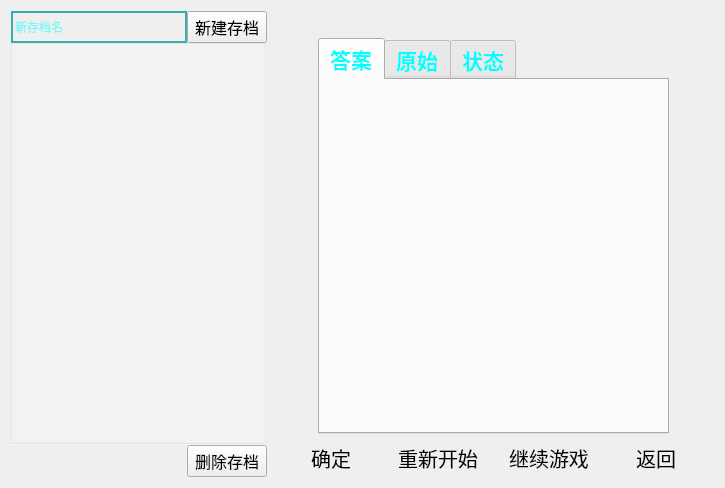
<?xml version="1.0" encoding="UTF-8"?>
<ui version="4.0">
 <class>SavesBrowserWidget</class>
 <widget class="QWidget" name="SavesBrowserWidget">
  <property name="geometry">
   <rect>
    <x>0</x>
    <y>0</y>
    <width>725</width>
    <height>488</height>
   </rect>
  </property>
  <property name="windowTitle">
   <string>SavesBrowserWidget</string>
  </property>
  <layout class="QHBoxLayout" name="horizontalLayout_5" stretch="0,1">
   <item>
    <layout class="QVBoxLayout" name="verticalLayout_2">
     <property name="spacing">
      <number>0</number>
     </property>
     <item>
      <layout class="QHBoxLayout" name="horizontalLayout">
       <item>
        <widget class="QLineEdit" name="lineEdit">
         <property name="sizePolicy">
          <sizepolicy hsizetype="Expanding" vsizetype="Minimum">
           <horstretch>0</horstretch>
           <verstretch>0</verstretch>
          </sizepolicy>
         </property>
         <property name="font">
          <font>
           <family>Arial Black</family>
          </font>
         </property>
         <property name="styleSheet">
          <string notr="true">background-color: rgba(255, 255, 255, 0);
border: 2px solid #39acac;
color: rgb(0, 255, 255);</string>
         </property>
         <property name="inputMask">
          <string/>
         </property>
         <property name="placeholderText">
          <string>新存档名</string>
         </property>
        </widget>
       </item>
       <item>
        <widget class="GameButton" name="btnNewSave">
         <property name="font">
          <font>
           <family>Arial Black</family>
           <pointsize>12</pointsize>
          </font>
         </property>
         <property name="text">
          <string>新建存档</string>
         </property>
         <property name="flat">
          <bool>false</bool>
         </property>
        </widget>
       </item>
      </layout>
     </item>
     <item>
      <widget class="QListView" name="filesView">
       <property name="sizePolicy">
        <sizepolicy hsizetype="Minimum" vsizetype="Expanding">
         <horstretch>0</horstretch>
         <verstretch>0</verstretch>
        </sizepolicy>
       </property>
       <property name="font">
        <font>
         <family>Arial Black</family>
         <pointsize>13</pointsize>
         <italic>false</italic>
         <bold>true</bold>
        </font>
       </property>
       <property name="autoFillBackground">
        <bool>false</bool>
       </property>
       <property name="styleSheet">
        <string notr="true">background-color: rgba(255, 255, 255, 50);
font: 900 13pt &quot;Arial Black&quot;;
color: rgb(0, 255, 255);</string>
       </property>
       <property name="frameShape">
        <enum>QFrame::Box</enum>
       </property>
      </widget>
     </item>
     <item>
      <layout class="QHBoxLayout" name="horizontalLayout_4">
       <item>
        <spacer name="horizontalSpacer_5">
         <property name="orientation">
          <enum>Qt::Horizontal</enum>
         </property>
         <property name="sizeHint" stdset="0">
          <size>
           <width>40</width>
           <height>20</height>
          </size>
         </property>
        </spacer>
       </item>
       <item>
        <widget class="GameButton" name="btnDeleteSave">
         <property name="font">
          <font>
           <family>Arial Black</family>
           <pointsize>12</pointsize>
          </font>
         </property>
         <property name="text">
          <string>删除存档</string>
         </property>
         <property name="flat">
          <bool>false</bool>
         </property>
        </widget>
       </item>
      </layout>
     </item>
    </layout>
   </item>
   <item>
    <widget class="QWidget" name="widget" native="true">
     <layout class="QVBoxLayout" name="verticalLayout">
      <property name="spacing">
       <number>5</number>
      </property>
      <property name="leftMargin">
       <number>0</number>
      </property>
      <property name="topMargin">
       <number>0</number>
      </property>
      <property name="rightMargin">
       <number>0</number>
      </property>
      <property name="bottomMargin">
       <number>0</number>
      </property>
      <item>
       <layout class="QHBoxLayout" name="horizontalLayout_6" stretch="1,0,1">
        <item>
         <widget class="QLabel" name="labelPlayDateTime">
          <property name="font">
           <font>
            <family>Arial Black</family>
            <pointsize>12</pointsize>
            <bold>false</bold>
           </font>
          </property>
          <property name="styleSheet">
           <string notr="true">color: rgb(0, 255, 255);</string>
          </property>
          <property name="text">
           <string/>
          </property>
          <property name="alignment">
           <set>Qt::AlignCenter</set>
          </property>
         </widget>
        </item>
        <item>
         <widget class="QLabel" name="labelndex">
          <property name="font">
           <font>
            <family>Arial Black</family>
            <pointsize>12</pointsize>
           </font>
          </property>
          <property name="styleSheet">
           <string notr="true">color: rgb(0, 255, 255);</string>
          </property>
          <property name="text">
           <string/>
          </property>
          <property name="alignment">
           <set>Qt::AlignCenter</set>
          </property>
         </widget>
        </item>
        <item>
         <widget class="QLabel" name="labelSpentTime">
          <property name="font">
           <font>
            <family>Arial Black</family>
            <pointsize>12</pointsize>
           </font>
          </property>
          <property name="styleSheet">
           <string notr="true">color: rgb(0, 255, 255);</string>
          </property>
          <property name="text">
           <string/>
          </property>
          <property name="alignment">
           <set>Qt::AlignCenter</set>
          </property>
         </widget>
        </item>
       </layout>
      </item>
      <item>
       <layout class="QHBoxLayout" name="horizontalLayout_3" stretch="0,1,0">
        <item>
         <widget class="GameButton" name="btnPre">
          <property name="text">
           <string/>
          </property>
          <property name="icon">
           <iconset resource="../../res/res.qrc">
            <normaloff>:/svg/svg/previous.svg</normaloff>:/svg/svg/previous.svg</iconset>
          </property>
          <property name="iconSize">
           <size>
            <width>30</width>
            <height>30</height>
           </size>
          </property>
          <property name="flat">
           <bool>true</bool>
          </property>
         </widget>
        </item>
        <item>
         <widget class="QTabWidget" name="tabWidget">
          <property name="font">
           <font>
            <family>Arial Black</family>
            <pointsize>16</pointsize>
            <bold>true</bold>
           </font>
          </property>
          <property name="styleSheet">
           <string notr="true">color: rgb(0, 255, 255);</string>
          </property>
          <property name="tabPosition">
           <enum>QTabWidget::North</enum>
          </property>
          <property name="tabShape">
           <enum>QTabWidget::Rounded</enum>
          </property>
          <property name="currentIndex">
           <number>0</number>
          </property>
          <property name="movable">
           <bool>true</bool>
          </property>
          <widget class="SudokuMatrixWidget" name="tabAnswer">
           <attribute name="title">
            <string>答案</string>
           </attribute>
          </widget>
          <widget class="SudokuMatrixWidget" name="tabOriginal">
           <attribute name="title">
            <string>原始</string>
           </attribute>
          </widget>
          <widget class="SudokuMatrixWidget" name="tabWorker">
           <attribute name="title">
            <string>状态</string>
           </attribute>
          </widget>
         </widget>
        </item>
        <item>
         <widget class="GameButton" name="btnNext">
          <property name="text">
           <string/>
          </property>
          <property name="icon">
           <iconset resource="../../res/res.qrc">
            <normaloff>:/svg/svg/next.svg</normaloff>:/svg/svg/next.svg</iconset>
          </property>
          <property name="iconSize">
           <size>
            <width>30</width>
            <height>30</height>
           </size>
          </property>
          <property name="flat">
           <bool>true</bool>
          </property>
         </widget>
        </item>
       </layout>
      </item>
      <item>
       <layout class="QHBoxLayout" name="horizontalLayout_2">
        <item>
         <spacer name="horizontalSpacer_3">
          <property name="orientation">
           <enum>Qt::Horizontal</enum>
          </property>
          <property name="sizeHint" stdset="0">
           <size>
            <width>40</width>
            <height>20</height>
           </size>
          </property>
         </spacer>
        </item>
        <item>
         <widget class="GameButton" name="btnOK">
          <property name="font">
           <font>
            <family>Arial Black</family>
            <pointsize>15</pointsize>
           </font>
          </property>
          <property name="text">
           <string>确定</string>
          </property>
          <property name="flat">
           <bool>true</bool>
          </property>
         </widget>
        </item>
        <item>
         <spacer name="horizontalSpacer">
          <property name="orientation">
           <enum>Qt::Horizontal</enum>
          </property>
          <property name="sizeHint" stdset="0">
           <size>
            <width>40</width>
            <height>20</height>
           </size>
          </property>
         </spacer>
        </item>
        <item>
         <widget class="GameButton" name="btnReStart">
          <property name="font">
           <font>
            <family>Arial Black</family>
            <pointsize>15</pointsize>
           </font>
          </property>
          <property name="text">
           <string>重新开始</string>
          </property>
          <property name="flat">
           <bool>true</bool>
          </property>
         </widget>
        </item>
        <item>
         <spacer name="horizontalSpacer_6">
          <property name="orientation">
           <enum>Qt::Horizontal</enum>
          </property>
          <property name="sizeHint" stdset="0">
           <size>
            <width>40</width>
            <height>20</height>
           </size>
          </property>
         </spacer>
        </item>
        <item>
         <widget class="GameButton" name="btnContinueGame">
          <property name="font">
           <font>
            <family>Arial Black</family>
            <pointsize>15</pointsize>
           </font>
          </property>
          <property name="text">
           <string>继续游戏</string>
          </property>
          <property name="flat">
           <bool>true</bool>
          </property>
         </widget>
        </item>
        <item>
         <spacer name="horizontalSpacer_2">
          <property name="orientation">
           <enum>Qt::Horizontal</enum>
          </property>
          <property name="sizeHint" stdset="0">
           <size>
            <width>40</width>
            <height>20</height>
           </size>
          </property>
         </spacer>
        </item>
        <item>
         <widget class="GameButton" name="btnCancel">
          <property name="font">
           <font>
            <family>Arial Black</family>
            <pointsize>15</pointsize>
           </font>
          </property>
          <property name="text">
           <string>返回</string>
          </property>
          <property name="flat">
           <bool>true</bool>
          </property>
         </widget>
        </item>
        <item>
         <spacer name="horizontalSpacer_4">
          <property name="orientation">
           <enum>Qt::Horizontal</enum>
          </property>
          <property name="sizeHint" stdset="0">
           <size>
            <width>40</width>
            <height>20</height>
           </size>
          </property>
         </spacer>
        </item>
       </layout>
      </item>
     </layout>
    </widget>
   </item>
  </layout>
 </widget>
 <customwidgets>
  <customwidget>
   <class>GameButton</class>
   <extends>QPushButton</extends>
   <header location="global">gameButton.h</header>
  </customwidget>
  <customwidget>
   <class>SudokuMatrixWidget</class>
   <extends>QWidget</extends>
   <header location="global">sudokuMatrixWidget.h</header>
   <container>1</container>
  </customwidget>
 </customwidgets>
 <resources>
  <include location="../../res/res.qrc"/>
 </resources>
 <connections/>
</ui>
